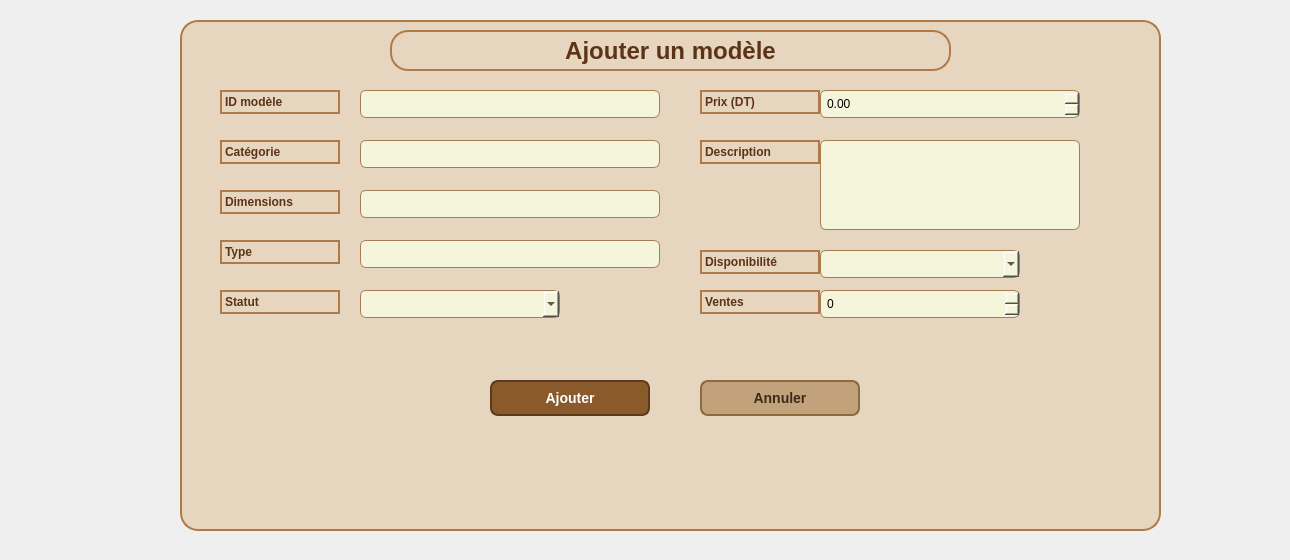
     <widget class="QWidget" name="PModele_Ajout">
      <attribute name="title">
       <string>Ajouter un modèle</string>
      </attribute>
      <widget class="QFrame" name="frameAjout">
       <property name="geometry">
        <rect>
         <x>0</x>
         <y>0</y>
         <width>1281</width>
         <height>551</height>
        </rect>
       </property>
       <property name="styleSheet">
        <string notr="true">background-color: #2b2b2b;
border: none;

QLabel {
    color: #5c3317;
    background: transparent;
    font-weight: bold;
}

QLineEdit, QComboBox, QSpinBox, QDoubleSpinBox, QTextEdit {
    background-color: beige;
    border: 1px solid #a67c52;
    border-radius: 6px;
    padding: 4px;
    color: black;
}

QPushButton#btnValiderAjout {
    background-color: #8b5a2b;
    color: white;
    border: 2px solid #5c3a1e;
    border-radius: 8px;
    padding: 8px 20px;
    font-size: 14px;
    font-weight: bold;
}
QPushButton#btnValiderAjout:hover { background-color: #a06a3b; }
QPushButton#btnValiderAjout:pressed { background-color: #6f4422; }

QPushButton#btnAnnulerAjout {
    background-color: #c2a27a;
    color: #3b2a1a;
    border: 2px solid #8b6a3e;
    border-radius: 8px;
    padding: 8px 20px;
    font-size: 14px;
    font-weight: bold;
}
QPushButton#btnAnnulerAjout:hover { background-color: #d4b892; }
QPushButton#btnAnnulerAjout:pressed { background-color: #a88b63; }
</string>
       </property>
       <widget class="QFrame" name="cardAjout">
        <property name="geometry">
         <rect>
          <x>180</x>
          <y>20</y>
          <width>981</width>
          <height>511</height>
         </rect>
        </property>
        <property name="styleSheet">
         <string notr="true">QFrame{
    background-color: #e6d5bf;
    border: 2px solid #b07a48;
    border-radius: 18px;
}
QLabel {
    color: #5c3317;
    background: transparent;
    font-weight: bold;
}
QLineEdit, QComboBox, QSpinBox, QDoubleSpinBox, QTextEdit {
    background-color: beige;
    border: 1px solid #a67c52;
    border-radius: 6px;
    padding: 4px;
    color: black;
}
QPushButton#btnValiderAjout {
    background-color: #8b5a2b;
    color: white;
    border: 2px solid #5c3a1e;
    border-radius: 8px;
    padding: 8px 20px;
    font-size: 14px;
    font-weight: bold;
}
QPushButton#btnValiderAjout:hover { background-color: #a06a3b; }
QPushButton#btnValiderAjout:pressed { background-color: #6f4422; }
QPushButton#btnAnnulerAjout {
    background-color: #c2a27a;
    color: #3b2a1a;
    border: 2px solid #8b6a3e;
    border-radius: 8px;
    padding: 8px 20px;
    font-size: 14px;
    font-weight: bold;
}
QPushButton#btnAnnulerAjout:hover { background-color: #d4b892; }
QPushButton#btnAnnulerAjout:pressed { background-color: #a88b63; }</string>
        </property>
        <property name="frameShape">
         <enum>QFrame::Shape::StyledPanel</enum>
        </property>
        <property name="frameShadow">
         <enum>QFrame::Shadow::Raised</enum>
        </property>
        <widget class="QLabel" name="lblAjoutTitle">
         <property name="geometry">
          <rect>
           <x>210</x>
           <y>10</y>
           <width>561</width>
           <height>41</height>
          </rect>
         </property>
         <property name="font">
          <font>
           <pointsize>18</pointsize>
           <bold>true</bold>
          </font>
         </property>
         <property name="text">
          <string>Ajouter un modèle</string>
         </property>
         <property name="alignment">
          <set>Qt::AlignmentFlag::AlignCenter</set>
         </property>
        </widget>
        <widget class="QLabel" name="lblAjoutId">
         <property name="geometry">
          <rect>
           <x>40</x>
           <y>70</y>
           <width>120</width>
           <height>24</height>
          </rect>
         </property>
         <property name="text">
          <string>ID modèle</string>
         </property>
        </widget>
        <widget class="QLineEdit" name="leAjoutId">
         <property name="geometry">
          <rect>
           <x>180</x>
           <y>70</y>
           <width>300</width>
           <height>28</height>
          </rect>
         </property>
         <property name="readOnly">
          <bool>true</bool>
         </property>
        </widget>
        <widget class="QLabel" name="lblAjoutCategorie">
         <property name="geometry">
          <rect>
           <x>40</x>
           <y>120</y>
           <width>120</width>
           <height>24</height>
          </rect>
         </property>
         <property name="text">
          <string>Catégorie</string>
         </property>
        </widget>
        <widget class="QLineEdit" name="leAjoutCategorie">
         <property name="geometry">
          <rect>
           <x>180</x>
           <y>120</y>
           <width>300</width>
           <height>28</height>
          </rect>
         </property>
        </widget>
        <widget class="QLabel" name="lblAjoutDimensions">
         <property name="geometry">
          <rect>
           <x>40</x>
           <y>170</y>
           <width>120</width>
           <height>24</height>
          </rect>
         </property>
         <property name="text">
          <string>Dimensions</string>
         </property>
        </widget>
        <widget class="QLineEdit" name="leAjoutDimensions">
         <property name="geometry">
          <rect>
           <x>180</x>
           <y>170</y>
           <width>300</width>
           <height>28</height>
          </rect>
         </property>
        </widget>
        <widget class="QLabel" name="lblAjoutType">
         <property name="geometry">
          <rect>
           <x>40</x>
           <y>220</y>
           <width>120</width>
           <height>24</height>
          </rect>
         </property>
         <property name="text">
          <string>Type</string>
         </property>
        </widget>
        <widget class="QLineEdit" name="leAjoutType">
         <property name="geometry">
          <rect>
           <x>180</x>
           <y>220</y>
           <width>300</width>
           <height>28</height>
          </rect>
         </property>
        </widget>
        <widget class="QLabel" name="lblAjoutStatut">
         <property name="geometry">
          <rect>
           <x>40</x>
           <y>270</y>
           <width>120</width>
           <height>24</height>
          </rect>
         </property>
         <property name="text">
          <string>Statut</string>
         </property>
        </widget>
        <widget class="QComboBox" name="cbAjoutStatut">
         <property name="geometry">
          <rect>
           <x>180</x>
           <y>270</y>
           <width>200</width>
           <height>28</height>
          </rect>
         </property>
        </widget>
        <widget class="QLabel" name="lblAjoutPrix">
         <property name="geometry">
          <rect>
           <x>520</x>
           <y>70</y>
           <width>120</width>
           <height>24</height>
          </rect>
         </property>
         <property name="text">
          <string>Prix (DT)</string>
         </property>
        </widget>
        <widget class="QDoubleSpinBox" name="dsAjoutPrix">
         <property name="geometry">
          <rect>
           <x>640</x>
           <y>70</y>
           <width>260</width>
           <height>28</height>
          </rect>
         </property>
         <property name="decimals">
          <number>2</number>
         </property>
         <property name="maximum">
          <double>1000000.000000000000000</double>
         </property>
        </widget>
        <widget class="QLabel" name="lblAjoutDesc">
         <property name="geometry">
          <rect>
           <x>520</x>
           <y>120</y>
           <width>120</width>
           <height>24</height>
          </rect>
         </property>
         <property name="text">
          <string>Description</string>
         </property>
        </widget>
        <widget class="QTextEdit" name="teAjoutDescription">
         <property name="geometry">
          <rect>
           <x>640</x>
           <y>120</y>
           <width>260</width>
           <height>90</height>
          </rect>
         </property>
        </widget>
        <widget class="QLabel" name="lblAjoutDispo">
         <property name="geometry">
          <rect>
           <x>520</x>
           <y>230</y>
           <width>120</width>
           <height>24</height>
          </rect>
         </property>
         <property name="text">
          <string>Disponibilité</string>
         </property>
        </widget>
        <widget class="QComboBox" name="cbAjoutDispo">
         <property name="geometry">
          <rect>
           <x>640</x>
           <y>230</y>
           <width>200</width>
           <height>28</height>
          </rect>
         </property>
        </widget>
        <widget class="QLabel" name="lblAjoutVentes">
         <property name="geometry">
          <rect>
           <x>520</x>
           <y>270</y>
           <width>120</width>
           <height>24</height>
          </rect>
         </property>
         <property name="text">
          <string>Ventes</string>
         </property>
        </widget>
        <widget class="QSpinBox" name="spAjoutVentes">
         <property name="geometry">
          <rect>
           <x>640</x>
           <y>270</y>
           <width>200</width>
           <height>28</height>
          </rect>
         </property>
         <property name="maximum">
          <number>100000</number>
         </property>
        </widget>
        <widget class="QPushButton" name="btnValiderAjout">
         <property name="geometry">
          <rect>
           <x>310</x>
           <y>360</y>
           <width>160</width>
           <height>36</height>
          </rect>
         </property>
         <property name="text">
          <string>Ajouter</string>
         </property>
        </widget>
        <widget class="QPushButton" name="btnAnnulerAjout">
         <property name="geometry">
          <rect>
           <x>520</x>
           <y>360</y>
           <width>160</width>
           <height>36</height>
          </rect>
         </property>
         <property name="text">
          <string>Annuler</string>
         </property>
        </widget>
       </widget>
      </widget>
     </widget>
